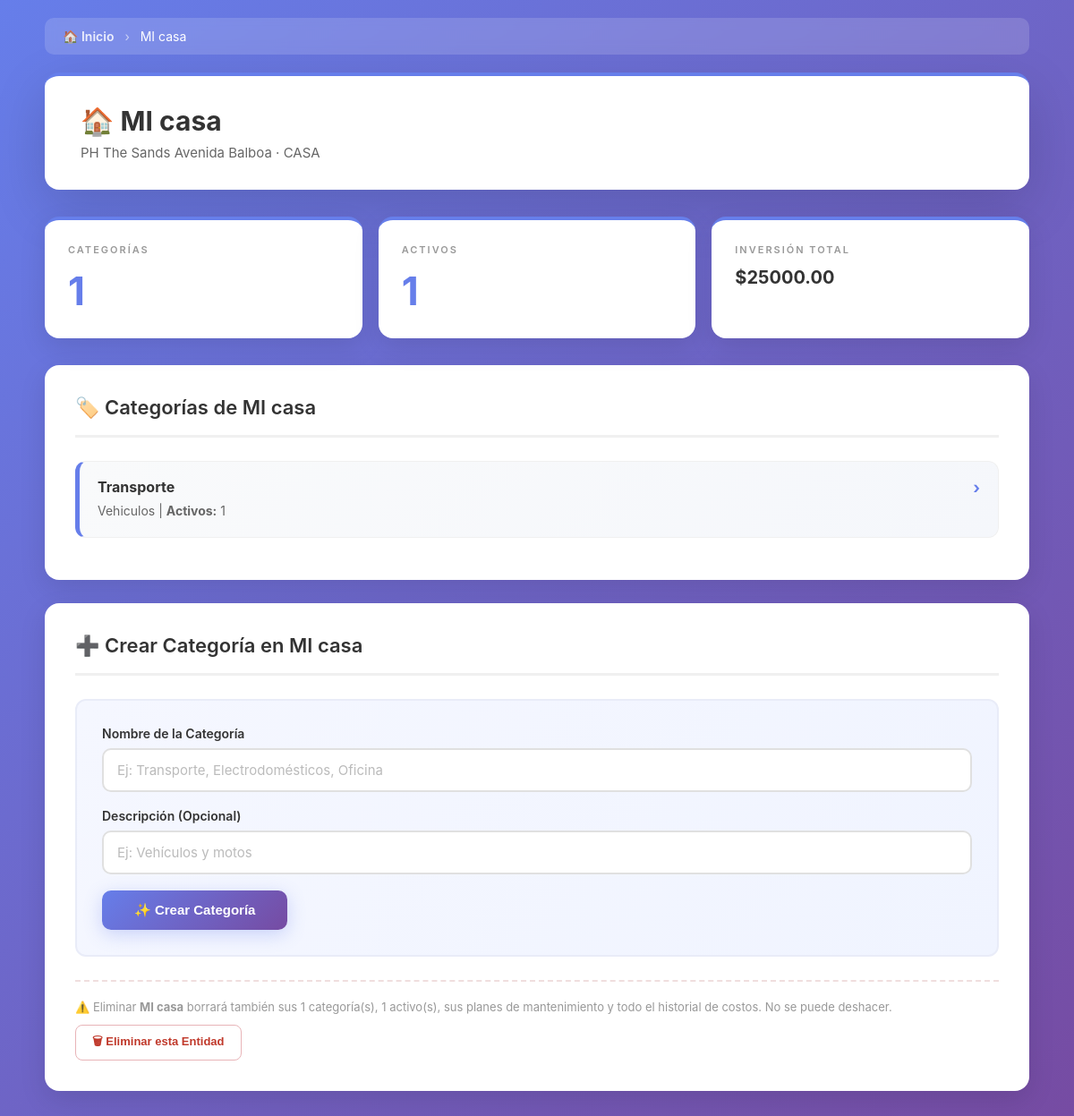
Screenshot of /entidad/1 with the database file from the repository.
### app/models/entity.py (models this page shows, shortened)
class Entity(db.Model):
    __tablename__ = 'entities'
    id = db.Column(db.Integer, primary_key=True)
    name = db.Column(db.String(255), nullable=False, unique=True)
    entity_type = db.Column(db.String(50), nullable=False)
    description = db.Column(db.Text)
    location = db.Column(db.String(255))
    created_at = db.Column(db.DateTime, default=datetime.utcnow)
    updated_at = db.Column(db.DateTime, default=datetime.utcnow, onupdate=datetime.utcnow)
    categories = db.relationship('Category', backref='entity', lazy=True, cascade='all, delete-orphan')
    assets = db.relationship('Asset', backref='entity', lazy=True, cascade='all, delete-orphan')
    maintenance_plans = db.relationship('MaintenancePlan', backref='entity', lazy=True, cascade='all, delete-orphan')
    movements = db.relationship('MovementLedger', backref='entity', lazy=True, cascade='all, delete-orphan')

### app/models/category.py (models this page shows, shortened)
class Category(db.Model):
    __tablename__ = 'categories'
    id = db.Column(db.Integer, primary_key=True)
    entity_id = db.Column(db.Integer, db.ForeignKey('entities.id'), nullable=False)
    name = db.Column(db.String(255), nullable=False)
    description = db.Column(db.Text)
    created_at = db.Column(db.DateTime, default=datetime.utcnow)
    updated_at = db.Column(db.DateTime, default=datetime.utcnow, onupdate=datetime.utcnow)
    assets = db.relationship('Asset', backref='category', lazy=True, cascade='all, delete-orphan')
    maintenance_plans = db.relationship('MaintenancePlan', backref='category', lazy=True, cascade='all, delete-orphan')
    __table_args__ = (
        db.UniqueConstraint('entity_id', 'name', name='unique_entity_category_name'),
    )

### app/routes/dashboard.py (the view)
@main_bp.route('/entidad/<int:entity_id>')
def ver_entidad(entity_id):
    entity = Entity.query.get(entity_id)
    if not entity:
        abort(404)
    inversion_total = sum(a.get_total_cost() for a in entity.assets)
    return render_template('entidad.html', entity=entity, inversion_total=inversion_total)

### app/models/asset.py (called while the page is built)
    def get_total_cost(self):
        return sum(m.amount for m in self.movements if m.amount)

### app/templates/entidad.html (shortened to what this page needs)
{% extends "base.html" %}
{% block breadcrumb %}
<div class="breadcrumb">
    <a href="{{ url_for('main.dashboard') }}">🏠 Inicio</a>
    <span>›</span>
    {{ entity.name }}
</div>
{% endblock %}
{% block contenido %}
<div class="header">
    <h1>{{ '🏠' if entity.entity_type == 'casa' else '🏢' }} {{ entity.name }}</h1>
    <p>{{ entity.location or 'Sin ubicación' }} · {{ entity.entity_type | upper }}</p>
</div>
<div class="grid">
    <div class="card"><h2>Categorías</h2><div class="number">{{ entity.categories|length }}</div></div>
    <div class="card"><h2>Activos</h2><div class="number">{{ entity.assets|length }}</div></div>
    <div class="card"><h2>Inversión Total</h2><div class="texto">${{ '%.2f'|format(inversion_total) }}</div></div>
</div>
<div class="section">
    <h2>🏷️ Categorías de {{ entity.name }}</h2>
    {% if entity.categories %}
        {% for category in entity.categories %}
        <a class="item" href="{{ url_for('main.ver_categoria', category_id=category.id) }}">
            <span class="chevron">›</span>
            <div class="item-title">{{ category.name }}</div>
            <div class="item-details">
                {{ category.description or 'Sin descripción' }} |
                <strong>Activos:</strong> {{ category.assets|length }}
            </div>
        </a>
        {% endfor %}
    {% else %}
        <div class="vacio">Esta entidad aún no tiene categorías. Crea la primera abajo.</div>
    {% endif %}
</div>
<div class="section">
    <h2>➕ Crear Categoría en {{ entity.name }}</h2>
    <div class="form-section">
        <form method="POST" action="{{ url_for('main.create_category_form', entity_id=entity.id) }}">
            <div class="form-group">
                <label>Nombre de la Categoría</label>
                <input type="text" name="name" placeholder="Ej: Transporte, Electrodomésticos, Oficina" required>
            </div>
            <div class="form-group">
                <label>Descripción (Opcional)</label>
                <input type="text" name="description" placeholder="Ej: Vehículos y motos">
            </div>
            <button type="submit">✨ Crear Categoría</button>
        </form>
    </div>
    <div class="zona-peligro">
        <p>⚠️ Eliminar <strong>{{ entity.name }}</strong> borrará también sus
           {{ entity.categories|length }} categoría(s), {{ entity.assets|length }} activo(s),
           sus planes de mantenimiento y todo el historial de costos. No se puede deshacer.</p>
        <form method="POST" action="{{ url_for('main.eliminar_entidad', entity_id=entity.id) }}"
              onsubmit="return confirm('¿Eliminar {{ entity.name }} y TODO su contenido?\n\nEsta acción no se puede deshacer.');">
            <button type="submit" class="btn-borrar">🗑 Eliminar esta Entidad</button>
        </form>
    </div>
</div>
{% endblock %}

### app/templates/base.html (style rules this page uses)
* { margin: 0; padding: 0; box-sizing: border-box; }
body { font-family: -apple-system, BlinkMacSystemFont, 'Segoe UI', Roboto, sans-serif; background: linear-gradient(135deg, #667eea 0%, #764ba2 100%); min-height: 100vh; padding: 20px; }
.breadcrumb { background: rgba(255,255,255,0.15); padding: 12px 20px; border-radius: 10px; margin-bottom: 20px; font-size: 14px; color: #fff; backdrop-filter: blur(6px); }
.breadcrumb a { color: #fff; text-decoration: none; font-weight: 600; opacity: 0.85; }
.breadcrumb span { opacity: 0.6; margin: 0 8px; }
.header { background: white; padding: 32px 40px; border-radius: 16px; margin-bottom: 30px; box-shadow: 0 20px 60px rgba(0,0,0,0.15); border-top: 4px solid #667eea; }
.header h1 { color: #333; margin-bottom: 8px; font-size: 30px; }
.header p { color: #666; font-size: 15px; }
.grid { display: grid; grid-template-columns: repeat(auto-fit, minmax(200px, 1fr)); gap: 18px; margin-bottom: 30px; }
.card { background: white; border-radius: 16px; padding: 26px; box-shadow: 0 10px 30px rgba(0,0,0,0.1); border-top: 4px solid #667eea; }
.card h2 { color: #999; font-size: 11px; text-transform: uppercase; letter-spacing: 2px; margin-bottom: 12px; font-weight: 600; }
.card .number { font-size: 44px; font-weight: 700; color: #667eea; }
.card .texto { font-size: 20px; font-weight: 700; color: #333; }
.section { background: white; border-radius: 16px; padding: 34px; margin-bottom: 26px; box-shadow: 0 10px 30px rgba(0,0,0,0.1); }
.section h2 { color: #333; margin-bottom: 26px; padding-bottom: 18px; border-bottom: 3px solid #f0f0f0; font-size: 22px; font-weight: 600; }
.form-section { background: linear-gradient(135deg, #f5f7ff 0%, #f0f4ff 100%); padding: 28px; border-radius: 12px; border: 2px solid #e9ecf8; }
.form-group { margin-bottom: 18px; }
.form-group label { display: block; margin-bottom: 8px; font-weight: 600; color: #333; font-size: 14px; }
.form-group input, .form-group select { width: 100%; padding: 13px 15px; border: 2px solid #e0e0e0; border-radius: 10px; font-size: 15px; font-family: inherit; transition: all 0.25s ease; background: white; }
.form-group input::placeholder { color: #bbb; }
button { background: linear-gradient(135deg, #667eea 0%, #764ba2 100%); color: white; padding: 13px 36px; border: none; border-radius: 10px; font-weight: 600; cursor: pointer; font-size: 15px; transition: all 0.25s ease; box-shadow: 0 5px 20px rgba(102,126,234,0.3); }
.item { display: block; text-decoration: none; background: linear-gradient(135deg, #f9fafb 0%, #f5f7fb 100%); padding: 18px 20px; margin-bottom: 13px; border-radius: 12px; border: 1px solid #f0f0f0; border-left: 5px solid #667eea; transition: all 0.25s ease; }
.item-title { font-weight: 700; color: #333; margin-bottom: 6px; font-size: 16px; }
.item-details { font-size: 14px; color: #666; line-height: 1.6; }
.chevron { float: right; color: #667eea; font-weight: 700; font-size: 18px; }
.btn-borrar { background: none; border: 1.5px solid #e8b4b8; color: #c0392b; padding: 8px 18px; border-radius: 8px; font-size: 13px; font-weight: 600; cursor: pointer; box-shadow: none; transition: all 0.2s ease; }
.zona-peligro { margin-top: 26px; padding-top: 20px; border-top: 2px dashed #f0dede; }
.zona-peligro p { color: #999; font-size: 13px; margin-bottom: 12px; }

### rows the page displays
Entity: name "MI casa", entity_type "🏠", location "PH The Sands Avenida Balboa", entity_type "CASA"
Category: name "Transporte", description "Vehiculos", assets|length "1"

### other values shown
{{ entity.categories|length }} "1"
{{ entity.assets|length }} "1"
{{ '%.2f'|format(inversion_total) }} "25000.00"
